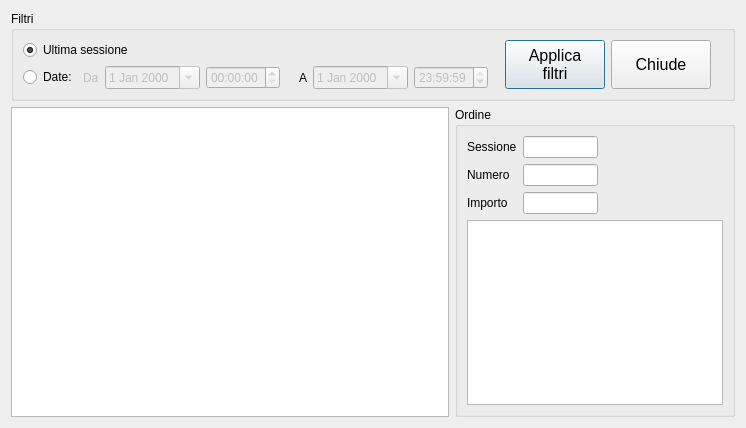
<?xml version="1.0" encoding="UTF-8"?>
<ui version="4.0">
 <class>StoricoOrdini</class>
 <widget class="QDialog" name="StoricoOrdini">
  <property name="geometry">
   <rect>
    <x>0</x>
    <y>0</y>
    <width>746</width>
    <height>428</height>
   </rect>
  </property>
  <property name="windowTitle">
   <string>Storico ordini</string>
  </property>
  <property name="modal">
   <bool>true</bool>
  </property>
  <layout class="QVBoxLayout" name="verticalLayout_2" stretch="0,1">
   <item>
    <widget class="QGroupBox" name="groupBox">
     <property name="sizePolicy">
      <sizepolicy hsizetype="Preferred" vsizetype="Preferred">
       <horstretch>0</horstretch>
       <verstretch>0</verstretch>
      </sizepolicy>
     </property>
     <property name="title">
      <string>Filtri</string>
     </property>
     <layout class="QHBoxLayout" name="horizontalLayout_16">
      <item>
       <layout class="QHBoxLayout" name="horizontalLayout_17">
        <item>
         <layout class="QVBoxLayout" name="verticalLayout_3">
          <item>
           <widget class="QRadioButton" name="ultimaSessioneBox">
            <property name="text">
             <string>Ultima sessione</string>
            </property>
            <property name="checked">
             <bool>true</bool>
            </property>
           </widget>
          </item>
          <item>
           <layout class="QHBoxLayout" name="horizontalLayout_4">
            <item>
             <widget class="QRadioButton" name="filtroDateBox">
              <property name="text">
               <string>Date:</string>
              </property>
             </widget>
            </item>
            <item>
             <layout class="QHBoxLayout" name="horizontalLayout_5">
              <item>
               <widget class="QLabel" name="label_4">
                <property name="enabled">
                 <bool>false</bool>
                </property>
                <property name="text">
                 <string>Da</string>
                </property>
               </widget>
              </item>
              <item>
               <widget class="QDateEdit" name="fromData">
                <property name="enabled">
                 <bool>false</bool>
                </property>
                <property name="calendarPopup">
                 <bool>true</bool>
                </property>
               </widget>
              </item>
              <item>
               <widget class="QTimeEdit" name="fromOra">
                <property name="enabled">
                 <bool>false</bool>
                </property>
               </widget>
              </item>
              <item>
               <spacer name="horizontalSpacer_4">
                <property name="orientation">
                 <enum>Qt::Horizontal</enum>
                </property>
                <property name="sizeType">
                 <enum>QSizePolicy::Fixed</enum>
                </property>
                <property name="sizeHint" stdset="0">
                 <size>
                  <width>13</width>
                  <height>17</height>
                 </size>
                </property>
               </spacer>
              </item>
              <item>
               <widget class="QLabel" name="label_5">
                <property name="text">
                 <string>A</string>
                </property>
               </widget>
              </item>
              <item>
               <widget class="QDateEdit" name="toData">
                <property name="enabled">
                 <bool>false</bool>
                </property>
                <property name="calendarPopup">
                 <bool>true</bool>
                </property>
               </widget>
              </item>
              <item>
               <widget class="QTimeEdit" name="toOra">
                <property name="enabled">
                 <bool>false</bool>
                </property>
                <property name="time">
                 <time>
                  <hour>23</hour>
                  <minute>59</minute>
                  <second>59</second>
                 </time>
                </property>
               </widget>
              </item>
             </layout>
            </item>
           </layout>
          </item>
         </layout>
        </item>
        <item>
         <spacer name="horizontalSpacer_17">
          <property name="orientation">
           <enum>Qt::Horizontal</enum>
          </property>
          <property name="sizeHint" stdset="0">
           <size>
            <width>100</width>
            <height>20</height>
           </size>
          </property>
         </spacer>
        </item>
        <item>
         <widget class="QPushButton" name="filtraBtn_5">
          <property name="sizePolicy">
           <sizepolicy hsizetype="Minimum" vsizetype="Expanding">
            <horstretch>0</horstretch>
            <verstretch>0</verstretch>
           </sizepolicy>
          </property>
          <property name="minimumSize">
           <size>
            <width>100</width>
            <height>0</height>
           </size>
          </property>
          <property name="maximumSize">
           <size>
            <width>16777215</width>
            <height>100</height>
           </size>
          </property>
          <property name="font">
           <font>
            <pointsize>12</pointsize>
           </font>
          </property>
          <property name="text">
           <string>Applica
filtri</string>
          </property>
         </widget>
        </item>
        <item>
         <widget class="QPushButton" name="filtraBtn_6">
          <property name="sizePolicy">
           <sizepolicy hsizetype="Minimum" vsizetype="Expanding">
            <horstretch>0</horstretch>
            <verstretch>0</verstretch>
           </sizepolicy>
          </property>
          <property name="minimumSize">
           <size>
            <width>100</width>
            <height>0</height>
           </size>
          </property>
          <property name="maximumSize">
           <size>
            <width>16777215</width>
            <height>100</height>
           </size>
          </property>
          <property name="font">
           <font>
            <pointsize>12</pointsize>
           </font>
          </property>
          <property name="text">
           <string>Chiude</string>
          </property>
         </widget>
        </item>
        <item>
         <spacer name="horizontalSpacer_18">
          <property name="orientation">
           <enum>Qt::Horizontal</enum>
          </property>
          <property name="sizeHint" stdset="0">
           <size>
            <width>100</width>
            <height>20</height>
           </size>
          </property>
         </spacer>
        </item>
       </layout>
      </item>
     </layout>
    </widget>
   </item>
   <item>
    <layout class="QHBoxLayout" name="horizontalLayout_2">
     <item>
      <widget class="QTableView" name="ordiniTable">
       <property name="sizePolicy">
        <sizepolicy hsizetype="Expanding" vsizetype="Expanding">
         <horstretch>1</horstretch>
         <verstretch>0</verstretch>
        </sizepolicy>
       </property>
       <property name="palette">
        <palette>
         <active>
          <colorrole role="Highlight">
           <brush brushstyle="SolidPattern">
            <color alpha="255">
             <red>49</red>
             <green>106</green>
             <blue>197</blue>
            </color>
           </brush>
          </colorrole>
          <colorrole role="HighlightedText">
           <brush brushstyle="SolidPattern">
            <color alpha="255">
             <red>255</red>
             <green>255</green>
             <blue>255</blue>
            </color>
           </brush>
          </colorrole>
         </active>
         <inactive>
          <colorrole role="Highlight">
           <brush brushstyle="SolidPattern">
            <color alpha="255">
             <red>48</red>
             <green>108</green>
             <blue>197</blue>
            </color>
           </brush>
          </colorrole>
          <colorrole role="HighlightedText">
           <brush brushstyle="SolidPattern">
            <color alpha="255">
             <red>255</red>
             <green>255</green>
             <blue>255</blue>
            </color>
           </brush>
          </colorrole>
         </inactive>
         <disabled>
          <colorrole role="Highlight">
           <brush brushstyle="SolidPattern">
            <color alpha="255">
             <red>49</red>
             <green>106</green>
             <blue>197</blue>
            </color>
           </brush>
          </colorrole>
          <colorrole role="HighlightedText">
           <brush brushstyle="SolidPattern">
            <color alpha="255">
             <red>255</red>
             <green>255</green>
             <blue>255</blue>
            </color>
           </brush>
          </colorrole>
         </disabled>
        </palette>
       </property>
       <property name="selectionMode">
        <enum>QAbstractItemView::SingleSelection</enum>
       </property>
       <property name="selectionBehavior">
        <enum>QAbstractItemView::SelectRows</enum>
       </property>
       <attribute name="horizontalHeaderHighlightSections">
        <bool>false</bool>
       </attribute>
       <attribute name="horizontalHeaderMinimumSectionSize">
        <number>30</number>
       </attribute>
      </widget>
     </item>
     <item>
      <widget class="QGroupBox" name="groupBox_2">
       <property name="title">
        <string>Ordine</string>
       </property>
       <layout class="QVBoxLayout" name="verticalLayout">
        <item>
         <layout class="QHBoxLayout" name="horizontalLayout">
          <item>
           <layout class="QFormLayout" name="formLayout">
            <item row="0" column="0">
             <widget class="QLabel" name="label_3">
              <property name="text">
               <string>Sessione</string>
              </property>
             </widget>
            </item>
            <item row="0" column="1">
             <widget class="QLineEdit" name="sessioneOrdineTxt">
              <property name="maximumSize">
               <size>
                <width>75</width>
                <height>16777215</height>
               </size>
              </property>
              <property name="maxLength">
               <number>3</number>
              </property>
              <property name="alignment">
               <set>Qt::AlignRight|Qt::AlignTrailing|Qt::AlignVCenter</set>
              </property>
              <property name="readOnly">
               <bool>true</bool>
              </property>
             </widget>
            </item>
            <item row="1" column="0">
             <widget class="QLabel" name="label">
              <property name="text">
               <string>Numero</string>
              </property>
             </widget>
            </item>
            <item row="1" column="1">
             <widget class="QLineEdit" name="numeroOrdineTxt">
              <property name="maximumSize">
               <size>
                <width>75</width>
                <height>16777215</height>
               </size>
              </property>
              <property name="maxLength">
               <number>5</number>
              </property>
              <property name="alignment">
               <set>Qt::AlignRight|Qt::AlignTrailing|Qt::AlignVCenter</set>
              </property>
              <property name="readOnly">
               <bool>true</bool>
              </property>
             </widget>
            </item>
            <item row="2" column="0">
             <widget class="QLabel" name="label_2">
              <property name="text">
               <string>Importo</string>
              </property>
             </widget>
            </item>
            <item row="2" column="1">
             <widget class="QLineEdit" name="importoOrdineTxt">
              <property name="maximumSize">
               <size>
                <width>75</width>
                <height>16777215</height>
               </size>
              </property>
              <property name="maxLength">
               <number>10</number>
              </property>
              <property name="alignment">
               <set>Qt::AlignRight|Qt::AlignTrailing|Qt::AlignVCenter</set>
              </property>
              <property name="readOnly">
               <bool>true</bool>
              </property>
             </widget>
            </item>
           </layout>
          </item>
          <item>
           <spacer name="horizontalSpacer">
            <property name="orientation">
             <enum>Qt::Horizontal</enum>
            </property>
            <property name="sizeHint" stdset="0">
             <size>
              <width>40</width>
              <height>20</height>
             </size>
            </property>
           </spacer>
          </item>
         </layout>
        </item>
        <item>
         <widget class="QTableView" name="articoliOrdineTbl">
          <property name="alternatingRowColors">
           <bool>true</bool>
          </property>
          <property name="selectionMode">
           <enum>QAbstractItemView::NoSelection</enum>
          </property>
          <attribute name="horizontalHeaderVisible">
           <bool>true</bool>
          </attribute>
          <attribute name="verticalHeaderVisible">
           <bool>false</bool>
          </attribute>
         </widget>
        </item>
       </layout>
      </widget>
     </item>
    </layout>
   </item>
  </layout>
 </widget>
 <resources/>
 <connections>
  <connection>
   <sender>filtraBtn_6</sender>
   <signal>clicked()</signal>
   <receiver>StoricoOrdini</receiver>
   <slot>reject()</slot>
   <hints>
    <hint type="sourcelabel">
     <x>834</x>
     <y>81</y>
    </hint>
    <hint type="destinationlabel">
     <x>1009</x>
     <y>95</y>
    </hint>
   </hints>
  </connection>
 </connections>
</ui>
